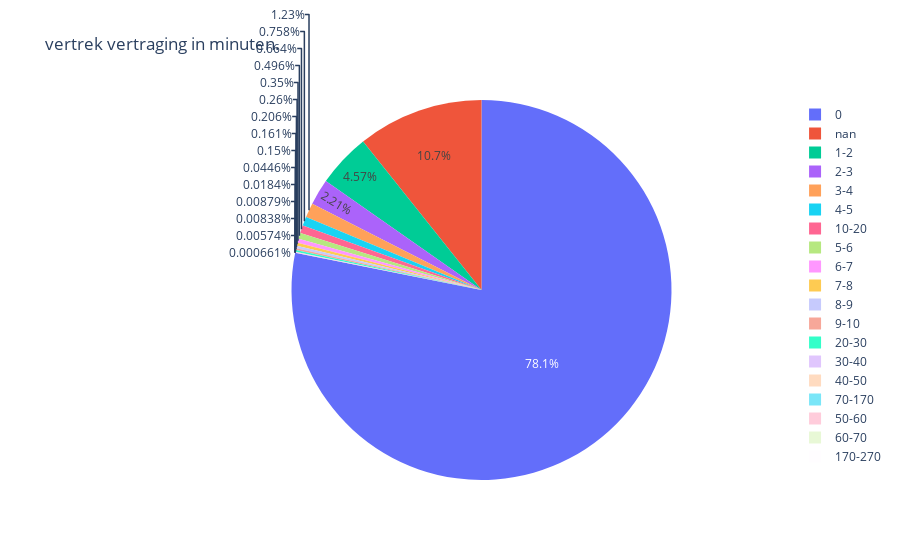

This figure's notebook cell:
### Markdown cell above
# 🛠️ Preprocessing

aangezien ik meerdere datasets heb moet ik als eers even kijken waar de vertragingen zitten.

hiervoor maak ik een pie chard en kijk ik wat er de vertragingen zijn.

### 🚄 trein verkeer 
in het trein verkeer is het belangerijk om te weten dat als er null staat dan heeft het nog steeds een betekenis.

### Code cell
# Train_trafic_2023['binned'] = pd.cut(Train_trafic_2023['Stop:Departure delay'], bins=range(0, Train_trafic_2023['Stop:Departure delay'].max() + 10, 10), include_lowest=True)
bins = list(range(1, 10, 1)) + list(range(10, 70, 10)) + list(range(70, int(Train_trafic_2023['Stop:Departure delay'].max()) +100, 100))

# Define your custom labels
labels = ['0'] +  [f'{bins[i]}-{bins[i+1]}' for i in range(len(bins)-1)]

bins = [0] + bins 

Train_trafic_2023['binned vertrek vertraging'] = pd.cut(Train_trafic_2023['Stop:Departure delay'], bins=bins, labels=labels, include_lowest=True)
Train_trafic_2023['binned vertrek vertraging'] = Train_trafic_2023['binned vertrek vertraging'].astype(str)

counts = Train_trafic_2023['binned vertrek vertraging'].value_counts(sort=False)
fig = px.pie(values=counts, names=counts.index, title='vertrek vertraging in minuten.')
fig.show()

### Figure 1 — Plotly figure (JSON) as saved in the notebook; plotly's stock layout.template omitted (floating-point values rounded to 4 significant figures)
{"data": [{"domain": {"x": [0, 1], "y": [0, 1]}, "hovertemplate": "label=%{label}<br>value=%{value}<extra></extra>", "labels": ["0", "1-2", "2-3", "nan", "9-10", "4-5", "3-4", "5-6", "7-8", "20-30", "10-20", "6-7", "8-9", "40-50", "30-40", "50-60", "60-70", "70-170", "170-270"], "legendgroup": "", "name": "", "showlegend": true, "type": "pie", "values": [4018008, 235189, 113626, 550943, 8277, 38985, 63378, 25516, 13389, 7738, 34148, 18011, 10592, 945, 2293, 431, 295, 452, 34]}], "layout": {"legend": {"tracegroupgap": 0}, "title": {"text": "vertrek vertraging in minuten."}}}
